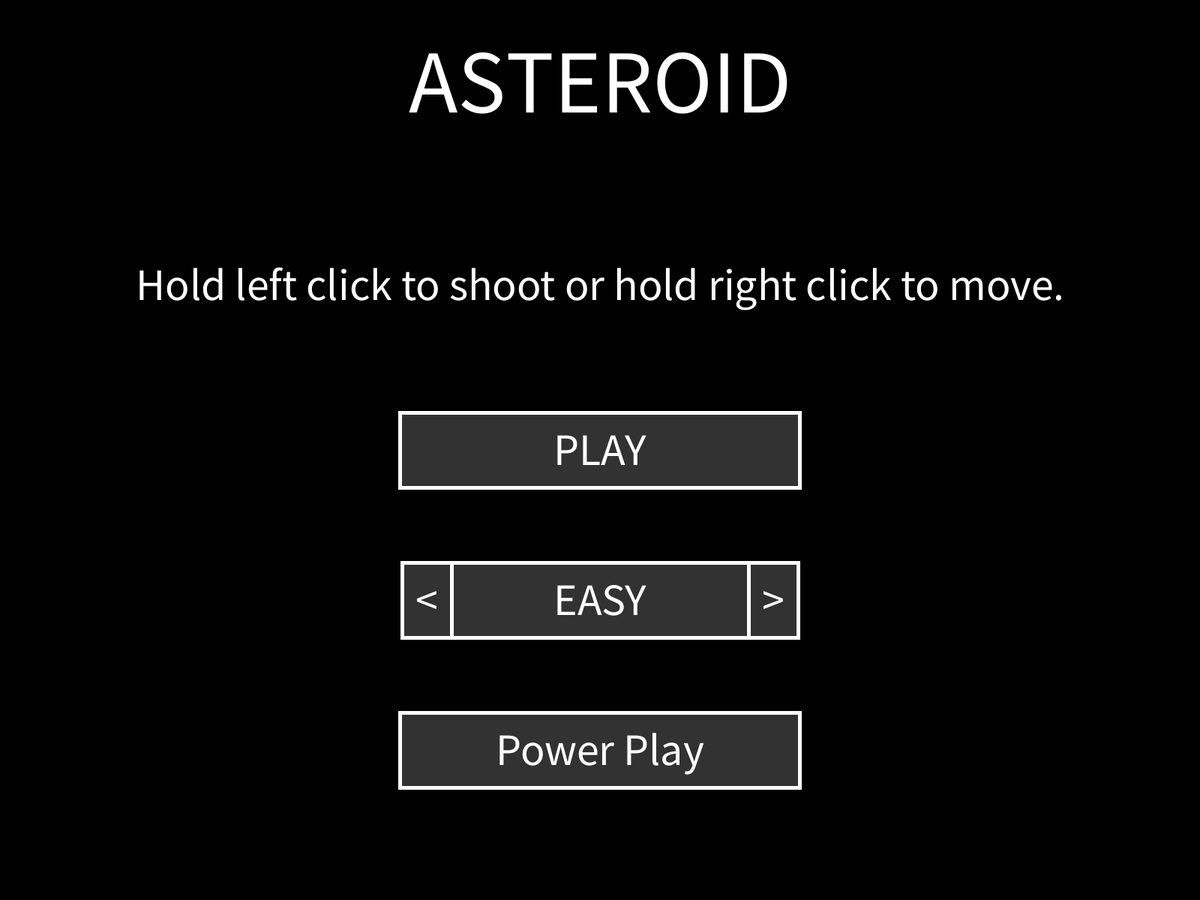
Frame 1 (no input)
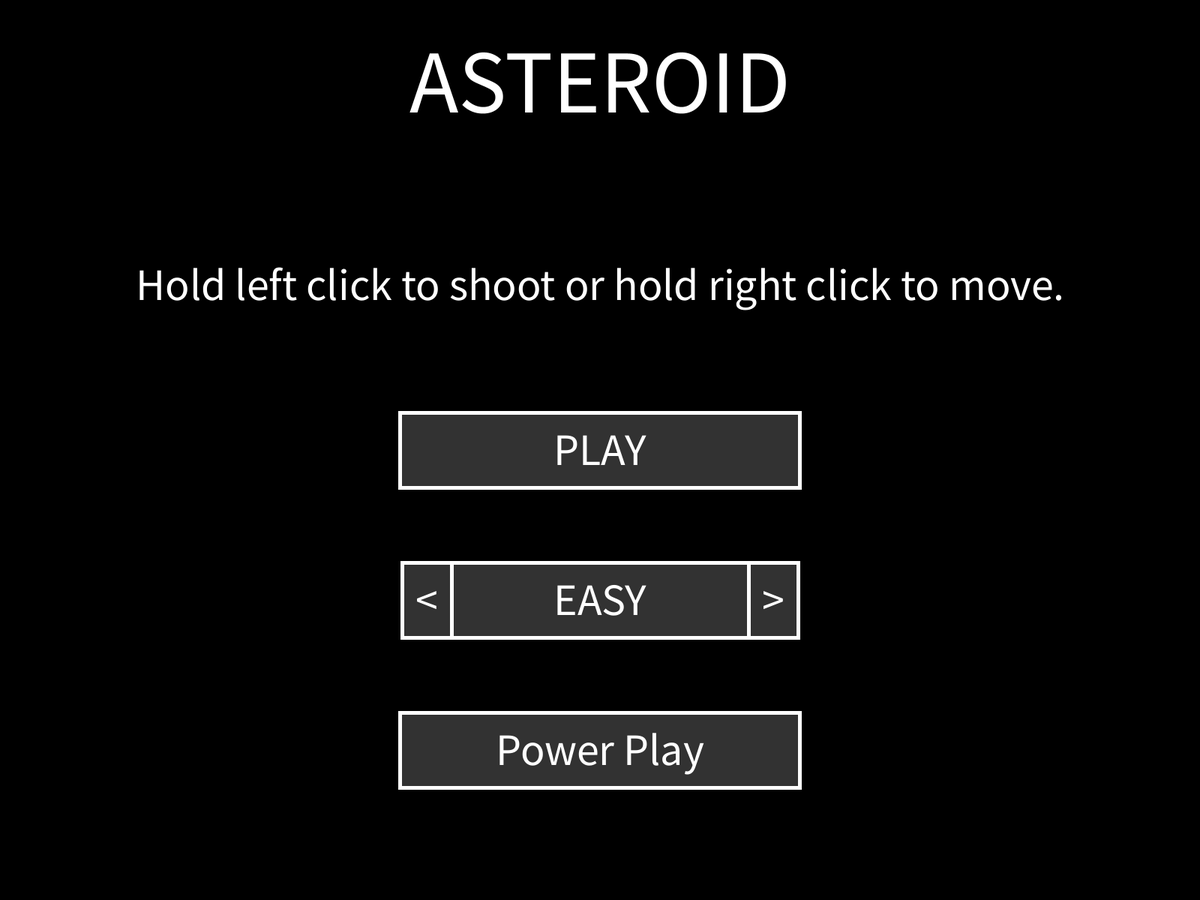
Frame 60 (the mouse pressed at the canvas centre just before this capture)
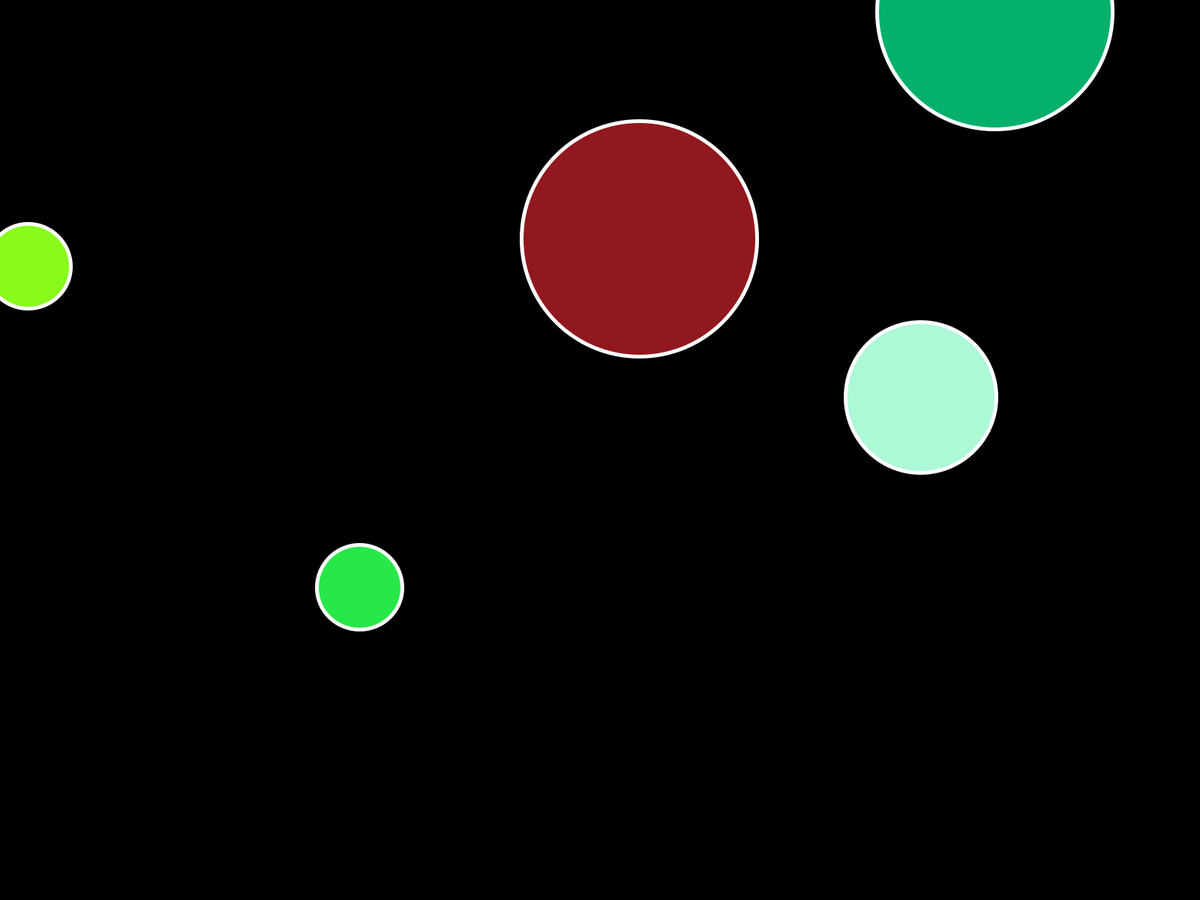
Frame 120 (the mouse held since frame 60 and released just before this capture)

The Processing sketch that drew these frames (run headless with seeded random() and noise(); from frame 60 on, the mouse is pressed at the canvas centre):

// Processing sketch: Good_Asteroids
// ── Good_Asteroids.pde
Laser[] lasers = new Laser[240];
Asteroid[] asteroids = new Asteroid[500];
Explosion[] explosions = new Explosion[1000];
float x, y, o, a, degrees;
boolean lastPressed, shoot, win, go, update;
int total;
float speed = 10;
int level;
int difficulty;
int explosionSize = 10;
float shootSpeed = 5;
boolean traditional;
float opacity;

void setup() {
  frameRate(50);
  fullScreen();
  x = width/2;
  y = height/2;
  strokeWeight(5);
  rectMode(CENTER);
  update = true;
  go = false;
  for (int i = 0; i < lasers.length; i++) {
    lasers[i] = new Laser(0, 0, degrees, false);
  }
  for (int i = 0; i < asteroids.length; i++) {
    asteroids[i] = new Asteroid(false, false, 0, 0, 0, 0, 0, 0, 0);
  }
  for (int i = 0; i < explosions.length; i++) {
    explosions[i] = new Explosion(0, 0, false, 0, 0, 0);
  }
}

void draw() {
  noStroke();
  if (!go) {
    background(0);
    fill(255);
    textAlign(CENTER);
    textSize(120);
    text("ASTEROID", width/2, height/8);
    textSize(60);
    text("Hold left click to shoot or hold right click to move.", width/2, height/3);

    //Play Button
    if (mouseX >= width/3 && mouseX <= width-width/3 && mouseY >= height/2-50 && mouseY <= height/2+50) {
      fill(100);
      if (mousePressed) {
        level = 5;
        resetAsteroids();
        go = true;
        update = true;
      }
    } else
      fill(50);
    stroke(255);
    rect(width/2, height/2, width/3, 100);
    fill(255);
    text("PLAY", width/2, height/2+20);

    //Difficulty
    fill(50);
    stroke(255);
    rect(width/2, height-height/3, width/4, 100);
    if (mouseX >= width/2-width/24*4 && mouseX <= width/2-width/24*3 && mouseY >= height-height/3-50 && mouseY <= height-height/3+50) {
      fill(100);
      if (mousePressed && !lastPressed) {
        if (difficulty > 0)
          difficulty -= 1;
      }
    } else
      fill(50);
    rect(width/2-width/24*3.5, height-height/3, width/24, 100);
    if (mouseX <= width/2+width/24*4 && mouseX >= width/2+width/24*3 && mouseY >= height-height/3-50 && mouseY <= height-height/3+50) {
      fill(100);
      if (mousePressed && !lastPressed) {
        if (difficulty < 2)
          difficulty += 1;
      }
    } else
      fill(50);
    rect(width/2+width/24*3.5, height-height/3, width/24, 100);
    fill(255);
    text("<", width/2-width/24*3.5, height-height/3+20);
    text(">", width/2+width/24*3.5, height-height/3+20);
    if (difficulty == 0)
      text("EASY", width/2, height-height/3+20);
    else if (difficulty == 1)
      text("MEDIUM", width/2, height-height/3+20);
    else if (difficulty == 2)
      text("HARD", width/2, height-height/3+20);

    //Shot type Button
    if (mouseX >= width/3 && mouseX <= width-width/3 && mouseY >= height-height/6-50 && mouseY <= height-height/6+50) {
      fill(100);
      if (mousePressed && !lastPressed) {
        if (traditional)
          traditional = false;
        else
          traditional = true;
      }
    } else
      fill(50);
    stroke(255);
    rect(width/2, height-height/6, width/3, 100);
    fill(255);
    if (traditional)
      text("Traditional", width/2, height-height/6+20);
    else
      text("Power Play", width/2, height-height/6+20);
  } else {

    //Background
    background(0);

    if (update) {
      //Angle
      o = mouseY - y;
      a = mouseX - x;
      degrees = degrees(atan(o/a));
      if (mouseX < x)
        degrees += 180;

      //Make a new Laser
      if (traditional) {
        if (mousePressed && !lastPressed && (mouseButton == LEFT)) {
          for (int i = 0; i < lasers.length; i++) {
            if (lasers[i].on() == false) {
              lasers[i] = new Laser(x+cos(radians(degrees))*40, y+sin(radians(degrees))*40, degrees, true);
              break;
            } else {
              continue;
            }
          }
        }
      } else if (mousePressed && (mouseButton == LEFT) && total % (difficulty+1)*5 == 0) {
        for (int i = 0; i < lasers.length; i++) {
          if (lasers[i].on() == false) {
            lasers[i] = new Laser(x+cos(radians(degrees))*40, y+sin(radians(degrees))*40, degrees, true);
            break;
          } else {
            continue;
          }
        }
      }

      //Update the lasers
      for (int i = 0; i < lasers.length; i++) {
        lasers[i].update();
      }

      //Update the Space Ship
      stroke(255);
      if (mousePressed && (mouseButton == RIGHT) && dist(x, y, mouseX, mouseY) > 10) {
        x += cos(radians(degrees))*speed;
        y += sin(radians(degrees))*speed;
      }

      //Update the asteroids
      for (int i = 0; i < asteroids.length; i++) {
        asteroids[i].update();
        asteroids[i].show();
        if (asteroids[i].on() && dist(x, y, asteroids[i].x, asteroids[i].y()) < asteroids[i].s()*2+20) {
          update = false;
        }
      }
    } else {
      for (int i = 0; i < asteroids.length; i++) {
        asteroids[i].show();
      }
      opacity += 5;
      textSize(124);
      textAlign(CENTER);
      fill(255);
      text("YOU LOSE", width/2, height/3);
      if (mouseX >= width/8*3 && mouseX <= width-width/8*3 && mouseY >= height/2-height/20 && mouseY <= height/2+height/20) {
        fill(150);
        if (mousePressed && !lastPressed && opacity >= 250) {
          update = true;
          x = width/2;
          y = height/2;
          for (int i = 0; i < level; i++) {
            resetAsteroids();
          }
        }
      } else
        fill(50);
      rect(width/2, height/2, width/4, height/10);
      fill(255);
      textSize(60);
      text("Retry", width/2, height/2+20);
      if (mouseX >= width/8*3 && mouseX <= width-width/8*3 && mouseY >= height-height/3-height/20 && mouseY <= height-height/3+height/20) {
        fill(150);
        if (mousePressed && !lastPressed) {
          go = false;
          level = 10;
          x = width/2;
          y = height/2;
          resetAsteroids();
        }
      } else
        fill(50);
      rect(width/2, height-height/3, width/4, height/10);
      fill(255);
      text("Exit", width/2, height-height/3+20);
    }

    spaceShip(x, y, degrees);

    int score = 0;
    for (int i = 0; i < asteroids.length; i++) {
      if (asteroids[i].on() == false)
        score += 1;
      if (score >= asteroids.length) {
        textSize(124);
        textAlign(CENTER);
        fill(255);
        text("YOU WIN!", width/2, height/3);
        win = true;
      }
    }

    if (win) {
      textSize(60);
      textAlign(CENTER);
      fill(50);
      if (mouseX >= width/8*3 && mouseX <= width-width/8*3 && mouseY >= height/2-height/20 && mouseY <= height/2+height/20) {
        fill(150);
        if (mousePressed && !lastPressed) {
          if (traditional)
            level += 3;
          else
            level += 5;
          x = width/2;
          y = height/2;
          for (int i = 0; i < lasers.length; i++)
            lasers[i] = new Laser(0, 0, 0, false);
          resetAsteroids();
        }
      } else
        fill(50);
      rect(width/2, height/2, width/4, height/10);
      fill(255);
      text("Continue", width/2, height/2+20);
      if (mouseX >= width/8*3 && mouseX <= width-width/8*3 && mouseY >= height-height/3-height/20 && mouseY <= height-height/3+height/20) {
        fill(150);
        if (mousePressed && !lastPressed) {
          level = 5;
          go = false;
        }
      } else
        fill(50);
      rect(width/2, height-height/3, width/4, height/10);
      fill(255);
      text("Exit", width/2, height-height/3+20);
    }

    //Explode the asteroids
    for (int i = 0; i < explosions.length; i++) {
      explosions[i].update();
    }

    //Update global variables
    total += 1;
    win = false;
  }
  int p = 0;
  for (int i = 0; i < asteroids.length; i++) {
    if (asteroids[i].on() == true)
      p += 1;
  } 
  lastPressed = mousePressed;
}

void spaceShip(float x, float y, float degrees) {
  line(x+cos(radians(degrees-120))*30, y+sin(radians(degrees-120))*30, x+cos(radians(degrees))*40, y+sin(radians(degrees))*40);
  line(x+cos(radians(degrees+120))*30, y+sin(radians(degrees+120))*30, x+cos(radians(degrees))*40, y+sin(radians(degrees))*40);
  line(x+cos(radians(degrees-120))*30, y+sin(radians(degrees-120))*30, x+cos(radians(degrees+120))*30, y+sin(radians(degrees+120))*30);
}

void explode(float x, float y, float r, float g, float b) {
  int total = 0;
  for (int i = 0; i < explosions.length; i++) {
    if (explosions[i].on() == false) {
      explosions[i] = new Explosion(x, y, true, r, g, b);
      total += 1;
      if (total > explosionSize)
        break;
    }
  }
}

void resetAsteroids() {
  for (int i = 0; i < asteroids.length; i++) {
    asteroids[i] = new Asteroid(false, false, 0, 0, 0, 0, 0, 0, 0);
  }
  for (int i = 0; i < level; i++) {
    asteroids[i] = new Asteroid(true, false, 0, 0, 0, 0, 0, 0, 0);
  }
}

class Asteroid {
  float x, y, degrees, size, r, g, b;
  boolean active;

  Asteroid(boolean act, boolean clone, float xPos, float yPos, float deg, float s, float red, float green, float blue) {
    active = act;
    if (!clone) {
      x = random(width);
      y = random(height);
      while (dist(x, y, width/2, height/2) <= 300) {
        x = random(width);
        y = random(height);
      }
      degrees = random(360);
      size = random(2, 6);
      size = int(size);
      r = random(255);
      g = random(255);
      b = random(255);
    } else {
      x = xPos;
      y = yPos;
      degrees = deg;
      size = s;
      r = red;
      g = green;
      b = blue;
    }
  }

  void update() {
    if (active) {
      x += cos(radians(degrees))*(-size+8+(difficulty+1));
      y += sin(radians(degrees))*(-size+8+(difficulty+1));
      if (x <= 0)
        x = width;
      else if (x >= width)
        x = 0;
      if (y <= 0)
        y = height;
      else if (y >= height)  y = 0;
    }
  }

  void show() {
    if (active) {
      fill(r, g, b);
      stroke(255);
      ellipse(x, y, PI*(sq(size*2)), PI*(sq(size*2)));
    }
  }

  void halve() {
    size -= 1;
    if (size < 2) {
      active = false;
    } else {
      int score = 0;
      for (int i = 0; i < asteroids.length; i++) {
        if (asteroids[i].on() == false && score < 1) {
          asteroids[i] = new Asteroid(true, true, x, y, random(360), size, r, g, b);
          score += 1;
        }
      }
    }
  }

  boolean on() {
    return active;
  }

  float x() {
    return x;
  }

  float y() {
    return y;
  }

  float s() {
    return PI*sq(size);
  }

  float r() {
    return r;
  }

  float g() {
    return g;
  }

  float b() {
    return b;
  }
}

class Explosion {
  float x, y, degrees, speed, shade, r, g, bl;
  boolean active;

  Explosion(float a, float b, boolean c, float d, float e, float f) {
    x = a;
    y = b;
    speed = random(10);
    degrees = random(360);
    active = c;
    r = d;
    g = e;
    bl = f;
    shade = 255;
  }

  void update() {
    if (active) {
      x += cos(radians(degrees)) * speed;
      y -= sin(radians(degrees)) * speed;
      
      fill(r, g, bl, shade);
      noStroke();
      ellipse(x, y, 5, 5);
      shade -= 5;
    }
    if (shade <= 0)
      active = false;
  }

  boolean on() { 
    return active;
  }
}

class Laser {
  float x, y, degrees, lastX, lastY;
  int total;
  boolean active;

  Laser (float a, float b, float c, boolean d) {
    x = a;
    y = b;
    degrees = c;
    noStroke();
    active = d;
  }

  void update() {
    if (active) {
      x += cos(radians(degrees))*20;
      y += sin(radians(degrees))*20;
      strokeWeight(5);
      if (total > 0)
        stroke(255, 0, 0);
      else noStroke();
      line(x, y, lastX, lastY);
      lastX = x;
      lastY = y;
      total += 1;
      //Explode the asteroids
      for (int i = 0; i < asteroids.length; i++) {
        if (asteroids[i].on() && dist(x, y, asteroids[i].x(), asteroids[i].y()) < asteroids[i].s()*2) {
          asteroids[i].halve();
          active = false;
          explode(asteroids[i].x(), asteroids[i].y(), asteroids[i].r(), asteroids[i].g(), asteroids[i].b());
        }
      }
    }
    if (x < 0 || x > width || y < 0 || y > height) {
      active = false;
    }
  }

  boolean on() { 
    return active;
  }
}
